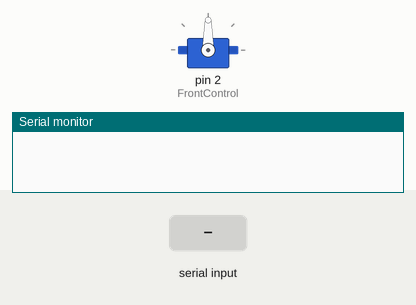
Bench run of a sketch on a simulated Arduino Uno, built with avr-gcc and run on an emulated ATmega328P. Shown: servo, the last lines printed to the serial monitor. The inputs (shaded band) are chosen by the test bench.

Above: at 1.2 s.
1.3 s: "30,150\n" received over Serial
At 2.9 s:
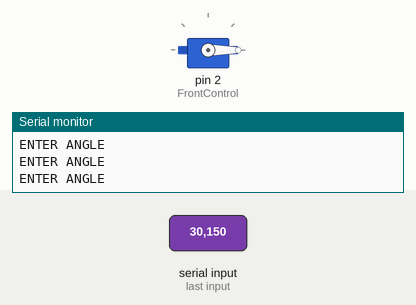
3.8 s: "90,45\n" received over Serial
At 4.6 s:
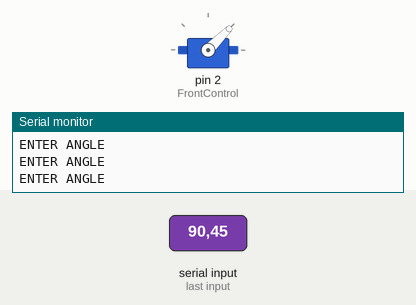
6.3 s: "200\n" received over Serial
At 7.1 s:
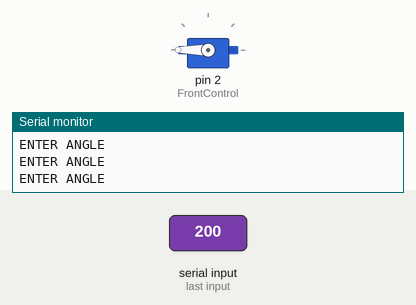
Timing chart, 0 to 9.3 s (numbered marks = the images above; inputs shaded):
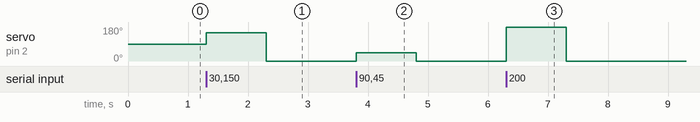

The sketch:

servo_control_from_Serial_input.ino
```cpp
#include <Servo.h>

Servo FrontControl;

void setup() {
  FrontControl.attach(2,500,2400);
  Serial.begin(9600);


}

void loop() {
  if (Serial.available() == 1){
  Serial.println();
  Serial.println("ENTER ANGLE");
  int inp = Serial.parseInt();
  int inu = map(inp,0,180,500,2400);
  FrontControl.write(inu);}


}
```

Measured:
- after the input at 1.3 s, servo on pin 2 (FrontControl): 90° → 150° at once, → 0° 1.0 s later
- after the input at 3.8 s, servo on pin 2 (FrontControl): 0° → 45° at once, → 0° 1.0 s later
- after the input at 6.3 s, servo on pin 2 (FrontControl): 0° → 180° at once, → 0° 1.0 s later
